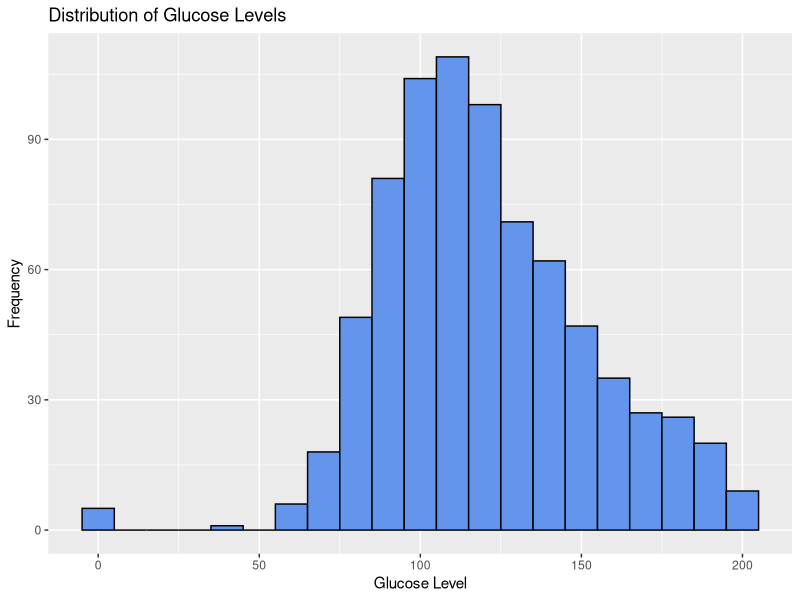
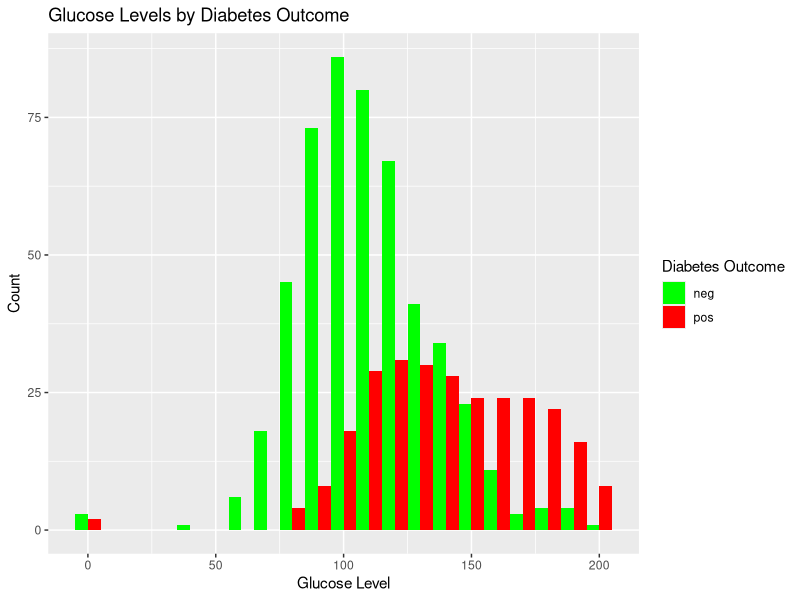

Write R code to recreate these figures, in order.
# Ensure the mlbench package is installed
if (!require(mlbench)) install.packages("mlbench")

# Load the mlbench package
library(mlbench)

# Ensure the ggplot2 package is installed for visualization
if (!require(ggplot2)) install.packages("ggplot2")

# Load the ggplot2 package
library(ggplot2)

# Load the Pima Indian diabetes dataset
data("PimaIndiansDiabetes")
pima_data <- PimaIndiansDiabetes

# View the first few rows of the dataset
print("First few rows of the Pima Indian Diabetes dataset:")
head(pima_data)

# Get a summary of the dataset
print("Summary of the Pima Indian Diabetes dataset:")
summary(pima_data)

# Check for missing values
missing_values <- sum(is.na(pima_data))
print(paste("Total missing values in the dataset:", missing_values))

# Plot the distribution of glucose levels
glucose_plot <- ggplot(pima_data, aes(x = glucose)) +
  geom_histogram(binwidth = 10, fill = "cornflowerblue", color = "black") +
  ggtitle("Distribution of Glucose Levels") +
  xlab("Glucose Level") +
  ylab("Frequency")

# Display the plot
plot(glucose_plot)

# Explore the relationship between glucose levels and diabetes outcome
outcome_plot <- ggplot(pima_data, aes(x = glucose, fill = factor(diabetes))) +
  geom_histogram(binwidth = 10, position = "dodge") +
  scale_fill_manual(values = c("neg" = "green", "pos" = "red"), name = "Diabetes Outcome") +
  ggtitle("Glucose Levels by Diabetes Outcome") +
  xlab("Glucose Level") +
  ylab("Count")

# Display the plot
plot(outcome_plot)